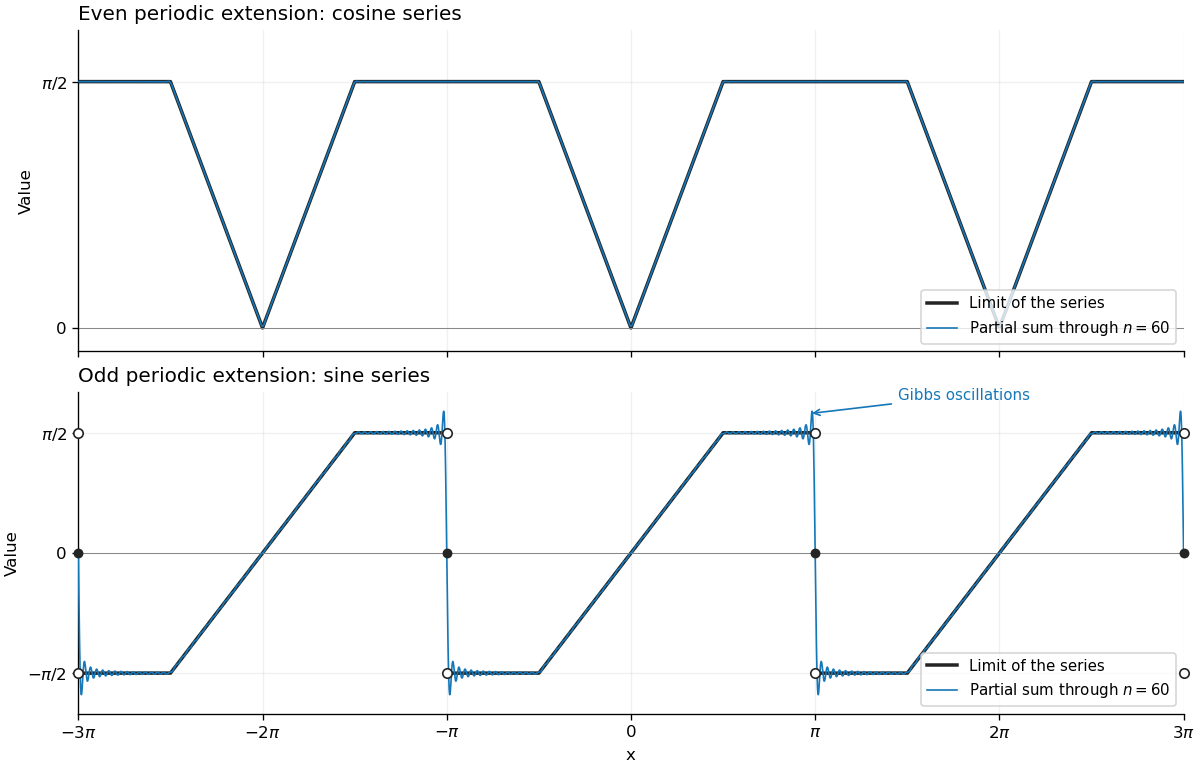

Write Python code to recreate this figure.
"""Plot the two Fourier extensions; write the PNG to the working directory.

Tested with Python 3.14.4, NumPy 2.3.5, Matplotlib 3.10.7.
Run from the mirrored _media directory to put the image beside its page's media.
"""

import matplotlib

matplotlib.use("Agg")
import matplotlib.pyplot as plt
import numpy as np


def main():
    pi = np.pi
    x = np.linspace(-3 * pi, 3 * pi, 18001)
    r = (x + pi) % (2 * pi) - pi
    even = np.minimum(np.abs(r), pi / 2)
    odd = np.sign(r) * even
    # Break the plotted limit at jumps instead of drawing vertical connectors.
    jump_indices = np.flatnonzero(np.abs(np.diff(r)) > pi)
    for j in jump_indices:
        odd[max(j - 1, 0) : j + 2] = np.nan
    odd[[0, -1]] = np.nan

    cosine_sum = np.full_like(x, 3 * pi / 8)
    sine_sum = np.zeros_like(x)
    for n in range(1, 61):
        an = 2 * (np.cos(n * pi / 2) - 1) / (pi * n**2)
        bn = 2 * np.sin(n * pi / 2) / (pi * n**2) - (-1) ** n / n
        cosine_sum += an * np.cos(n * x)
        sine_sum += bn * np.sin(n * x)

    plt.rcParams.update({"font.size": 10, "axes.spines.top": False,
                         "axes.spines.right": False})
    fig, axes = plt.subplots(2, 1, figsize=(10, 6.4), sharex=True,
                             layout="constrained", facecolor="white")
    for ax, limit, partial, title in zip(
        axes, (even, odd), (cosine_sum, sine_sum),
        ("Even periodic extension: cosine series",
         "Odd periodic extension: sine series"), strict=True
    ):
        ax.set_facecolor("white")
        ax.plot(x / pi, limit, color="#242424", linewidth=2.1,
                label="Limit of the series", zorder=2)
        ax.plot(x / pi, partial, color="#1577b8", linewidth=1.0,
                label=r"Partial sum through $n=60$", zorder=3)
        ax.set_title(title, loc="left")
        ax.set_ylabel("Value")
        ax.grid(alpha=0.18)
        ax.axhline(0, color="#888888", linewidth=0.6)
        ax.set_xlim(-3, 3)
        ax.legend(loc="lower right", fontsize=9)
    axes[0].set_ylim(-0.15, 1.9)
    axes[0].set_yticks([0, pi / 2], ["0", r"$\pi/2$"])
    axes[1].set_ylim(-2.1, 2.1)
    axes[1].set_yticks([-pi / 2, 0, pi / 2],
                      [r"$-\pi/2$", "0", r"$\pi/2$"])
    jumps = np.array([-3, -1, 1, 3])
    for side in [-1, 1]:
        axes[1].scatter(jumps, np.full(4, side * pi / 2), s=32,
                        facecolor="white", edgecolor="#242424", zorder=5,
                        clip_on=False)
    axes[1].scatter(jumps, np.zeros(4), s=24, color="#242424", zorder=6,
                    clip_on=False)
    axes[1].annotate("Gibbs oscillations", xy=(0.965, 1.82),
                     xytext=(1.45, 2.0), fontsize=9,
                     arrowprops={"arrowstyle": "->", "color": "#1577b8"},
                     color="#1577b8")
    axes[1].set_xticks(np.arange(-3, 4),
                      [r"$-3\pi$", r"$-2\pi$", r"$-\pi$", "0",
                       r"$\pi$", r"$2\pi$", r"$3\pi$"])
    axes[1].set_xlabel("x")
    fig.savefig("mathematics-v-fourier-extensions.png", dpi=120,
                facecolor="white", transparent=False)
    plt.close(fig)


if __name__ == "__main__":
    main()
